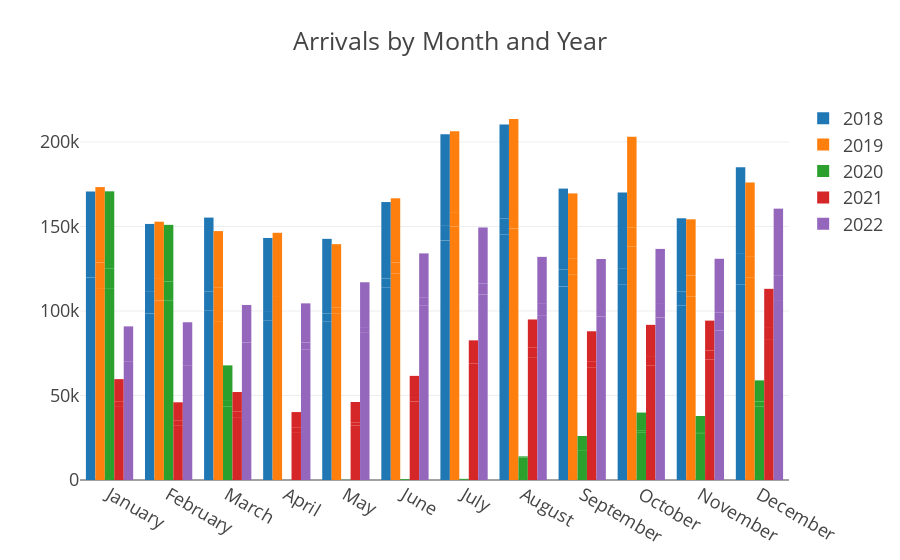

Notebook code for this chart:
### Code cell
# Bar plot of arrivals by year using plotly

# Set plotly template
px.defaults.template = 'presentation'

fig = px.bar(point_of_entry, x='month', y='arrivals',
             title='Arrivals by Month and Year', color='year',
             barmode='group', labels={'arrivals': '', 'month': '', 'year': ''})



fig.show()

### Figure 1 — Plotly figure (JSON) as saved in the notebook; plotly's stock layout.template omitted (floating-point values rounded to 4 significant figures)
{"data": [{"alignmentgroup": "True", "hovertemplate": "=%{y}<extra></extra>", "legendgroup": "2018", "marker": {"color": "#1F77B4", "pattern": {"shape": ""}}, "name": "2018", "offsetgroup": "2018", "orientation": "v", "showlegend": true, "textposition": "auto", "x": ["January", "February", "March", "April", "May", "June", "July", "August", "September", "October", "November", "December", "January", "February", "March", "April", "May", "June", "July", "August", "September", "October", "November", "December", "January", "February", "March", "April", "May", "June", "July", "August", "September", "October", "November", "December"], "xaxis": "x", "y": [105262, 98532, 100441, 94236, 93730, 114097, 141763, 145231, 114539, 115597, 103229, 115856, 14533, 12792, 11024, 5205, 4735, 5157, 9025, 9589, 9916, 9343, 8391, 18403, 50886, 40183, 43801, 43764, 44216, 45201, 53833, 55523, 47966, 45161, 43236, 50808], "yaxis": "y", "type": "bar"}, {"alignmentgroup": "True", "hovertemplate": "=%{y}<extra></extra>", "legendgroup": "2019", "marker": {"color": "#FF7F0E", "pattern": {"shape": ""}}, "name": "2019", "offsetgroup": "2019", "orientation": "v", "showlegend": true, "textposition": "auto", "x": ["January", "February", "March", "April", "May", "June", "July", "August", "September", "October", "November", "December", "January", "February", "March", "April", "May", "June", "July", "August", "September", "October", "November", "December", "January", "February", "March", "April", "May", "June", "July", "August", "September", "October", "November", "December"], "xaxis": "x", "y": [113050, 106198, 93571, 103522, 98596, 122122, 149994, 148816, 121668, 138033, 108755, 119646, 15740, 12761, 20159, 4769, 3591, 6650, 8520, 10988, 9199, 11157, 12315, 12373, 44514, 33876, 33549, 37968, 37351, 37920, 47826, 53787, 38707, 53928, 33183, 44012], "yaxis": "y", "type": "bar"}, {"alignmentgroup": "True", "hovertemplate": "=%{y}<extra></extra>", "legendgroup": "2020", "marker": {"color": "#2CA02C", "pattern": {"shape": ""}}, "name": "2020", "offsetgroup": "2020", "orientation": "v", "showlegend": true, "textposition": "auto", "x": ["January", "February", "March", "April", "May", "June", "July", "August", "September", "October", "November", "December", "January", "February", "March", "April", "May", "June", "July", "August", "September", "October", "November", "December", "January", "February", "March", "April", "May", "June", "July", "August", "September", "October", "November", "December"], "xaxis": "x", "y": [113078, 106345, 43346, 8, 93, 440, 467, 13371, 16565, 27932, 27311, 43362, 12205, 11086, 3950, 0, 0, 2, 1, 548, 662, 1179, 1040, 3113, 45520, 33537, 20523, 19, 44, 139, 207, 130, 8792, 10782, 9534, 12473], "yaxis": "y", "type": "bar"}, {"alignmentgroup": "True", "hovertemplate": "=%{y}<extra></extra>", "legendgroup": "2021", "marker": {"color": "#D62728", "pattern": {"shape": ""}}, "name": "2021", "offsetgroup": "2021", "orientation": "v", "showlegend": true, "textposition": "auto", "x": ["January", "February", "March", "April", "May", "June", "July", "August", "September", "October", "November", "December", "January", "February", "March", "April", "May", "June", "July", "August", "September", "October", "November", "December", "January", "February", "March", "April", "May", "June", "July", "August", "September", "October", "November", "December"], "xaxis": "x", "y": [43234, 32047, 37214, 27850, 32153, 46494, 64498, 72291, 66667, 67608, 71271, 82867, 3045, 3005, 3194, 3037, 1735, 2038, 4532, 6257, 3633, 5201, 5435, 7637, 13408, 10912, 11643, 9296, 12254, 13076, 13594, 16439, 17691, 18990, 17602, 22607], "yaxis": "y", "type": "bar"}, {"alignmentgroup": "True", "hovertemplate": "=%{y}<extra></extra>", "legendgroup": "2022", "marker": {"color": "#9467BD", "pattern": {"shape": ""}}, "name": "2022", "offsetgroup": "2022", "orientation": "v", "showlegend": true, "textposition": "auto", "x": ["January", "February", "March", "April", "May", "June", "July", "August", "September", "October", "November", "December", "January", "February", "March", "April", "May", "June", "July", "August", "September", "October", "November", "December", "January", "February", "March", "April", "May", "June", "July", "August", "September", "October", "November", "December"], "xaxis": "x", "y": [63277, 67560, 76336, 77379, 87058, 103332, 109766, 97103, 90502, 96168, 88342, 105939, 6655, 6390, 5073, 3949, 3429, 4834, 6423, 7555, 6282, 8525, 10878, 14867, 20966, 19380, 22159, 23184, 26506, 25903, 33222, 27373, 33969, 32040, 31678, 39750], "yaxis": "y", "type": "bar"}], "layout": {"xaxis": {"anchor": "y", "domain": [0.0, 1.0], "title": {"text": ""}}, "yaxis": {"anchor": "x", "domain": [0.0, 1.0], "title": {"text": ""}}, "legend": {"title": {"text": ""}, "tracegroupgap": 0}, "title": {"text": "Arrivals by Month and Year"}, "barmode": "group"}}
